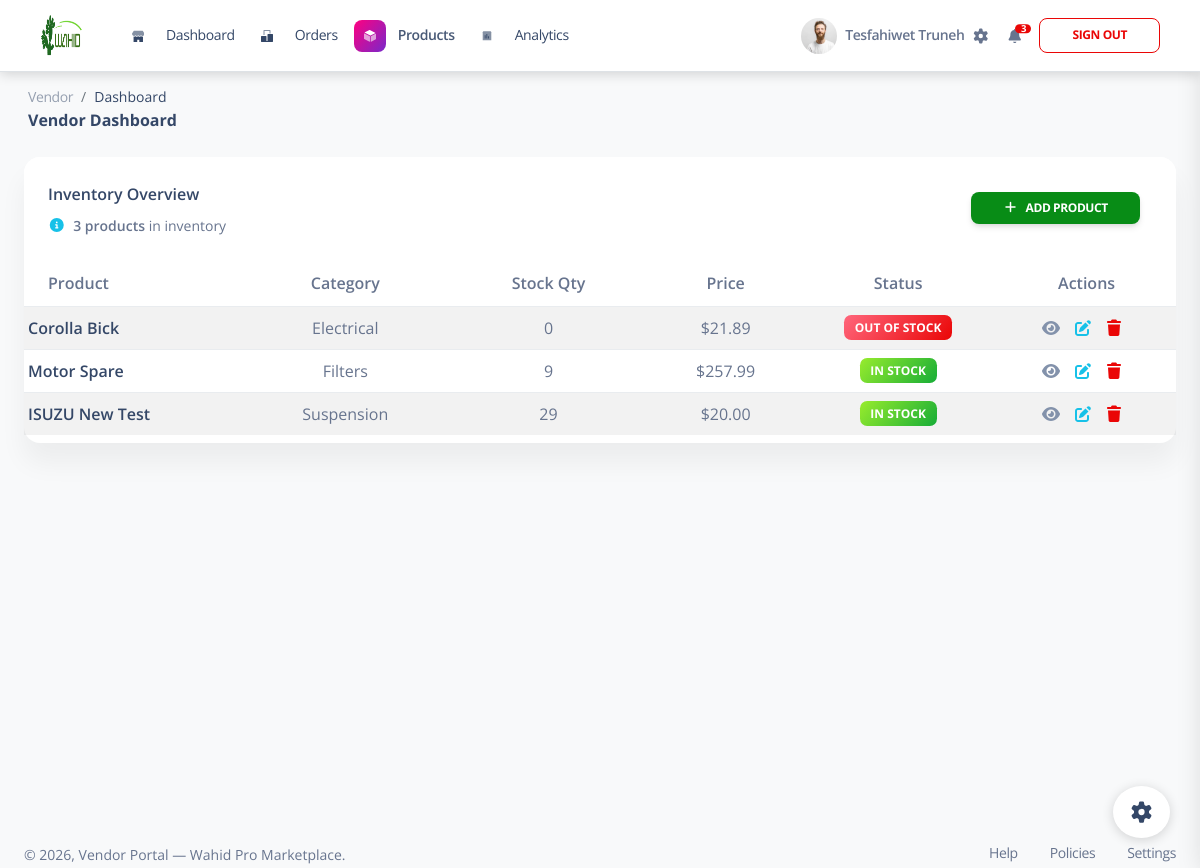
Page /vendor/products/ (signed in) on the earlier database version.
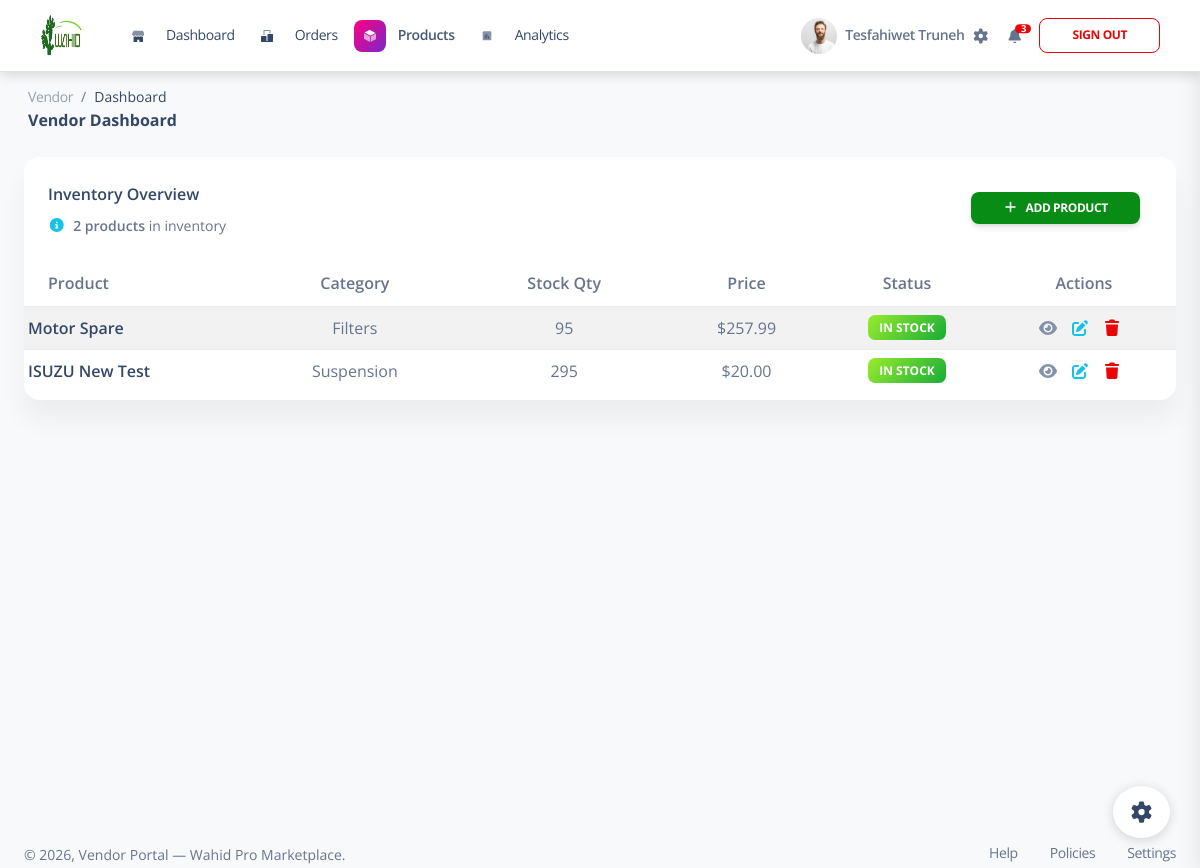
Same page on the later database version.
### App/models.py (models this page shows, shortened)
class AccountRegistration(models.Model):
    ACCOUNT_TYPE_BUYER = "buyer"
    ACCOUNT_TYPE_SELLER = "seller"
    ACCOUNT_TYPE_CHOICES = (
        (ACCOUNT_TYPE_BUYER, "Buyer"),
        (ACCOUNT_TYPE_SELLER, "Seller"),
    )
    user = models.OneToOneField(
        User,
        on_delete=models.CASCADE,
        related_name="account_registration",
    )
    account_type = models.CharField(max_length=20, choices=ACCOUNT_TYPE_CHOICES)
    profile_picture = models.ImageField(upload_to="profile_pictures/", blank=True, null=True)
    license_file = models.FileField(upload_to="license_uploads/", blank=True, null=True)
    created_at = models.DateTimeField(auto_now_add=True)
    updated_at = models.DateTimeField(auto_now=True)

class Product(models.Model):
    CATEGORY_BRAKE_PARTS = "brake-parts"
    CATEGORY_FILTERS = "filters"
    CATEGORY_SUSPENSION = "suspension"
    CATEGORY_ENGINE = "engine"
    CATEGORY_ELECTRICAL = "electrical"
    CATEGORY_CHOICES = (
        (CATEGORY_BRAKE_PARTS, "Brake Parts"),
        (CATEGORY_FILTERS, "Filters"),
        (CATEGORY_SUSPENSION, "Suspension"),
        (CATEGORY_ENGINE, "Engine Parts"),
        (CATEGORY_ELECTRICAL, "Electrical"),
    )
    vin_validator = RegexValidator(
        regex=r"^[A-HJ-NPR-Z0-9]{17}$",
        message="VIN must be exactly 17 characters (letters and numbers, excluding I, O, and Q).",
    )
    vendor = models.ForeignKey(User, on_delete=models.CASCADE, related_name="products")
    name = models.CharField(max_length=160)
    vin = models.CharField(max_length=17, unique=True, validators=[vin_validator], db_index=True)
    category = models.CharField(max_length=24, choices=CATEGORY_CHOICES, db_index=True)
    price = models.DecimalField(
        max_digits=10,
        decimal_places=2,
        validators=[MinValueValidator(Decimal("0.01"))],
    )
    initial_stock = models.PositiveIntegerField()
    current_stock = models.PositiveIntegerField(null=True, blank=True)
    reorder_level = models.PositiveIntegerField(default=0)
    description = models.TextField()
    product_image = models.ImageField(upload_to="product_images/")
    is_active = models.BooleanField(default=True)
    created_at = models.DateTimeField(auto_now_add=True)
    updated_at = models.DateTimeField(auto_now=True)
    class Meta:
        ordering = ("-created_at",)
        indexes = [
            models.Index(fields=["vendor", "category"]),
            models.Index(fields=["vendor", "is_active"]),
        ]
        constraints = [
            models.UniqueConstraint(fields=["vendor", "name"], name="unique_vendor_product_name"),
        ]

### App/views.py (the view)
# urls.py: path('vendor/products/', VendorProductsView.as_view(), name='vendor_products'),
class VendorProductsView(VendorAccessMixin, TemplateView):
    template_name = "vendors/products.html"
    def get_context_data(self, **kwargs):
        context = super().get_context_data(**kwargs)
        context["products"] = (
            self.request.user.products.only(
                "id",
                "name",
                "category",
                "vin",
                "current_stock",
                "initial_stock",
                "reorder_level",
                "price",
                "description",
                "product_image",
            )
            .order_by("-created_at")
        )
        return context

### templates/vendors/products.html (shortened to what this page needs)
{% extends "vendors/base.html" %}
{% load static %}
{% block vendor_content %}
      <div class="row">
        <div class="col-12">
          <div class="card">
            <div class="card-header pb-0">
              <div class="row">
                <div class="col-lg-6 col-7">
                  <h6>Inventory Overview</h6>
                  <p class="text-sm mb-0">
                    <i class="fa fa-info-circle text-info" aria-hidden="true"></i>
                    <span class="font-weight-bold ms-1"><span id="productCount">{{ products|length }}</span> products</span> in inventory
                  </p>
                </div>
                <div class="col-lg-6 col-5 my-auto text-end">
                  <button class="btn btn-sm bg-gradient-primary mb-0" type="button" data-bs-toggle="modal" data-bs-target="#addProductModal">
                    <i class="fas fa-plus me-2"></i>Add Product
                  </button>
                </div>
              </div>
            </div>
            <div class="card-body px-0 pb-2">
              <div class="table-responsive p-0">
                <table id="productsTable" class="table table-striped table-sm mb-0">
                  <thead>
                    <tr>
                      <th>Product</th>
                      <th class="text-center">Category</th>
                      <th class="text-center">Stock Qty</th>
                      <th class="text-center">Price</th>
                      <th class="text-center">Status</th>
                      <th class="text-center">Actions</th>
                    </tr>
                  </thead>
                  <tbody id="productsTableBody" data-rows-url="{% url 'vendor_product_rows' %}">
                    {% include "vendors/partials/product_rows.html" with products=products %}
                  </tbody>
                  </table>
              </div>
            </div>
          </div>
        </div>
      </div>
    </div>
  </main>
{% endblock %}
{% block vendor_extra_css %}
<link rel="stylesheet" href="https://cdn.datatables.net/2.1.8/css/dataTables.bootstrap5.min.css">
<link rel="stylesheet" href="https://cdn.datatables.net/buttons/3.1.2/css/buttons.bootstrap5.min.css">
<link rel="stylesheet" href="https://cdn.jsdelivr.net/npm/toastify-js/src/toastify.min.css">
{% endblock %}

### templates/vendors/base.html (shortened to what this page needs)
{% load static %}
<!DOCTYPE html>
<html lang="en">
<head>
  <link href="{% static 'vendors/css/nucleo-icons.css' %}" rel="stylesheet" />
  <link href="{% static 'vendors/css/nucleo-svg.css' %}" rel="stylesheet" />
  <link href="{% static 'vendors/css/nucleo-svg.css' %}" rel="stylesheet" />
  <link id="pagestyle" href="{% static 'vendors/css/soft-ui-dashboard.css' %}" rel="stylesheet" />
  <link rel="stylesheet" href="https://cdn.jsdelivr.net/npm/@fortawesome/fontawesome-free@7.1.0/css/all.min.css">
  {% block vendor_extra_css %}{% endblock %}
</head>
<body class="bg-gray-100">
  <main class="main-content position-relative max-height-vh-100 h-100 pt-5">
    {% with current_url_name=request.resolver_match.url_name %}
    <nav class="navbar navbar-expand-lg navbar-light bg-white px-3 py-2 fixed-top top-0 start-0 end-0 w-100 border-bottom" style="z-index: 1030;">
      <div class="container-fluid">
        <a class="navbar-brand d-flex align-items-center me-4" href="{% url 'vendor_dashboard_home' %}">
          <img src="{% static 'image/logo.png' %}" alt="main_logo" width="42" height="42" class="me-2">
        </a>
        <div class="collapse navbar-collapse" id="vendorTopNav">
          <ul class="navbar-nav me-auto mb-2 mb-lg-0">
            <li class="nav-item">
              <a class="nav-link d-flex align-items-center{% if current_url_name == 'vendor_dashboard' or current_url_name == 'vendor_dashboard_home' %} active fw-bold{% endif %}" href="{% url 'vendor_dashboard_home' %}" hx-boost="false">
                <div class="icon icon-shape icon-sm border-radius-md {% if current_url_name == 'vendor_dashboard' or current_url_name == 'vendor_dashboard_home' %}bg-gradient-primary text-white{% else %}bg-white text-dark{% endif %} text-center me-2 d-flex align-items-center justify-content-center">
                </div>
                <span class="nav-link-text ms-1">Dashboard</span>
              </a>
            </li>
            <li class="nav-item">
              <a class="nav-link d-flex align-items-center{% if current_url_name == 'vendor_orders' %} active fw-bold{% endif %}" href="{% url 'vendor_orders' %}" hx-boost="false">
                <div class="icon icon-shape icon-sm border-radius-md {% if current_url_name == 'vendor_orders' %}bg-gradient-primary text-white{% else %}bg-white text-dark{% endif %} text-center me-2 d-flex align-items-center justify-content-center">
                </div>
                <span class="nav-link-text ms-1">Orders</span>
              </a>
            </li>
            <li class="nav-item">
              <a class="nav-link d-flex align-items-center{% if current_url_name == 'vendor_products' %} active fw-bold{% endif %}" href="{% url 'vendor_products' %}" hx-boost="false">
                <div class="icon icon-shape icon-sm border-radius-md {% if current_url_name == 'vendor_products' %}bg-gradient-primary text-white{% else %}bg-white text-dark{% endif %} text-center me-2 d-flex align-items-center justify-content-center">
                </div>
                <span class="nav-link-text ms-1">Products</span>
              </a>
            </li>
            <li class="nav-item">
              <a class="nav-link d-flex align-items-center{% if current_url_name == 'vendor_analytics' %} active fw-bold{% endif %}" href="{% url 'vendor_analytics' %}" hx-boost="false">
                <div class="icon icon-shape icon-sm border-radius-md {% if current_url_name == 'vendor_analytics' %}bg-gradient-primary text-white{% else %}bg-white text-dark{% endif %} text-center me-2 d-flex align-items-center justify-content-center">
                  <svg width="12px" height="12px" viewBox="0 0 42 42" xmlns="http://www.w3.org/2000/svg">
                    <title>analytics</title>
                    <g fill="currentColor" fill-rule="nonzero">
                      <path opacity="0.6" d="M6 36V8c0-2.2 1.8-4 4-4h22c2.2 0 4 1.8 4 4v28H6z"></path>
                      <path d="M13 30h3V18h-3v12zm6 0h3V14h-3v16zm6 0h3V22h-3v8z"></path>
                    </g>
                  </svg>
                </div>
                <span class="nav-link-text ms-1">Analytics</span>
              </a>
            </li>
          </ul>
          <ul class="navbar-nav ms-lg-auto mb-2 mb-lg-0 align-items-lg-center">
	            <li class="nav-item me-lg-2">
	              <a href="../vendor/profile.html" class="nav-link text-body font-weight-bold d-flex align-items-center px-0">
                  {% if request.user.account_registration.profile_picture %}
	                <img src="{{ request.user.account_registration.profile_picture.url }}" class="avatar avatar-sm me-2 rounded-circle" style="object-fit: cover;" alt="vendor profile photo">
                  {% else %}
	                <img src="{% static 'vendors/img/team-2.jpg' %}" class="avatar avatar-sm me-2 rounded-circle" style="object-fit: cover;" alt="vendor profile photo">
                  {% endif %}
	                <span>{% if request.user.get_full_name %}{{ request.user.get_full_name }}{% else %}{{ request.user.username }}{% endif %}</span>
	              </a>
	            </li>
            <li class="nav-item me-lg-3">
              <a href="../vendor/settings.html" class="nav-link text-body p-0" title="Settings">
                <i class="fa fa-cog cursor-pointer"></i>
              </a>
            </li>
            <li class="nav-item dropdown me-lg-3">
              <a href="javascript:;" class="nav-link text-body p-0 position-relative" id="dropdownMenuButton" data-bs-toggle="dropdown" aria-expanded="false">
                <i class="fa fa-bell cursor-pointer"></i>
                <span class="position-absolute top-0 start-100 translate-middle badge rounded-pill bg-danger px-1 py-0" style="font-size: 0.6rem; min-width: 1rem;">3</span>
              </a>
            </li>
            <li class="nav-item">
              <button id="logoutBtn" class="btn btn-outline-danger btn-sm mb-0" type="button" title="Sign out">Sign out</button>
            </li>
          </ul>
        </div>
      </div>
    </nav>
    <div class="mx-4 mt-2 px-1">
      <nav aria-label="breadcrumb">
        <ol class="breadcrumb bg-transparent mb-0 pb-0 pt-1 px-0">
          <li class="breadcrumb-item text-sm"><a class="opacity-5 text-dark" href="javascript:;">Vendor</a></li>
          <li class="breadcrumb-item text-sm text-dark active" aria-current="page">{% block vendor_breadcrumb %}Dashboard{% endblock %}</li>
        </ol>
        <h6 class="font-weight-bolder mb-0">{% block vendor_heading %}Vendor Dashboard{% endblock %}</h6>
      </nav>
    </div>
    {% endwith %}
        <div class="container-fluid py-4">
{% block vendor_content %}
{% endblock %}
{% block vendor_footer %}
      <footer class="footer pt-3">
        <div class="container-fluid">
          <div class="row align-items-center justify-content-lg-between">
            <div class="col-lg-6 mb-lg-0 mb-4">
              <div class="copyright text-center text-sm text-muted text-lg-start">
                &copy <script>document.write(new Date().getFullYear())</script>,
                Vendor Portal — Wahid Pro Marketplace.
              </div>
            </div>
            <div class="col-lg-6">
              <ul class="nav nav-footer justify-content-center justify-content-lg-end">
                <li class="nav-item"><a href="../vendor/help.html" class="nav-link text-muted">Help</a></li>
                <li class="nav-item"><a href="../vendor/policies.html" class="nav-link text-muted">Policies</a></li>
                <li class="nav-item"><a href="../vendor/settings.html" class="nav-link pe-0 text-muted">Settings</a></li>
              </ul>
            </div>
          </div>
        </div>
      </footer>
    {% endblock %}
  <div class="fixed-plugin">
    <a class="fixed-plugin-button text-dark position-fixed px-3 py-2">
      <i class="fa fa-cog py-2"> </i>
    </a>
  </div>
</body>
</html>

### templates/vendors/partials/product_rows.html
{% for product in products %}
  {% include "vendors/partials/product_row.html" with product=product %}
{% empty %}
<tr id="emptyProductsRow">
  <td colspan="6" class="text-center text-muted py-4">No products yet. Add your first product.</td>
</tr>
{% endfor %}

### templates/vendors/partials/product_row.html
{% with stock=product.current_stock|default_if_none:0 %}
<tr id="product-row-{{ product.id }}">
  <td>
    <div class="py-1">
      <div class="d-flex flex-column justify-content-center">
        <h6 class="mb-0">{{ product.name }}</h6>
      </div>
    </div>
  </td>
  <td class="align-middle text-center">
    <span>{{ product.get_category_display }}</span>
  </td>
  <td class="align-middle text-center">
    <span class="{% if stock <= product.reorder_level and stock > 0 %}text-danger{% endif %}">{{ stock }}</span>
  </td>
  <td class="align-middle text-center">
    <span>${{ product.price }}</span>
  </td>
  <td class="align-middle text-center">
    {% if stock <= 0 %}
      <span class="badge badge-sm bg-gradient-danger">Out of Stock</span>
    {% elif stock <= product.reorder_level %}
      <span class="badge badge-sm bg-gradient-warning">Low Stock</span>
    {% else %}
      <span class="badge badge-sm bg-gradient-success">In Stock</span>
    {% endif %}
  </td>
  <td class="align-middle text-center">
    <a
      href="javascript:;"
      class="text-secondary js-view-product"
      data-name="{{ product.name|escape }}"
      data-vin="{{ product.vin|escape }}"
      data-category-label="{{ product.get_category_display|escape }}"
      data-price="{{ product.price }}"
      data-current-stock="{{ product.current_stock|default_if_none:product.initial_stock }}"
      data-reorder-level="{{ product.reorder_level }}"
      data-description="{{ product.description|escape }}"
      data-image-url="{% if product.product_image %}{{ product.product_image.url }}{% endif %}"
    >
      <i class="fas fa-eye me-2"></i>
    </a>
    <a
      href="javascript:;"
      class="text-info js-edit-product"
      data-product-id="{{ product.id }}"
      data-update-url="{% url 'vendor_product_update' product.id %}"
      data-name="{{ product.name|escape }}"
      data-vin="{{ product.vin|escape }}"
      data-category="{{ product.category }}"
      data-price="{{ product.price }}"
      data-current-stock="{{ product.current_stock|default_if_none:product.initial_stock }}"
      data-reorder-level="{{ product.reorder_level }}"
      data-description="{{ product.description|escape }}"
    >
      <i class="fas fa-edit me-2"></i>
    </a>
    <a
      href="javascript:;"
      class="text-danger js-delete-product"
      data-product-id="{{ product.id }}"
      data-product-name="{{ product.name|escape }}"
      data-delete-url="{% url 'vendor_product_delete' product.id %}"
    >
      <i class="fas fa-trash me-2"></i>
    </a>
  </td>
</tr>
{% endwith %}

Differences in the rows shown:
removed Product: name "Corolla Bick", category "Electrical", product "0", price "21.89", shows "OUT OF STOCK"
changed Product "Motor Spare": product "9" → "95"
changed Product "ISUZU New Test": product "29" → "295"
Other differences:
{{ products|length }}: "3" → "2"
